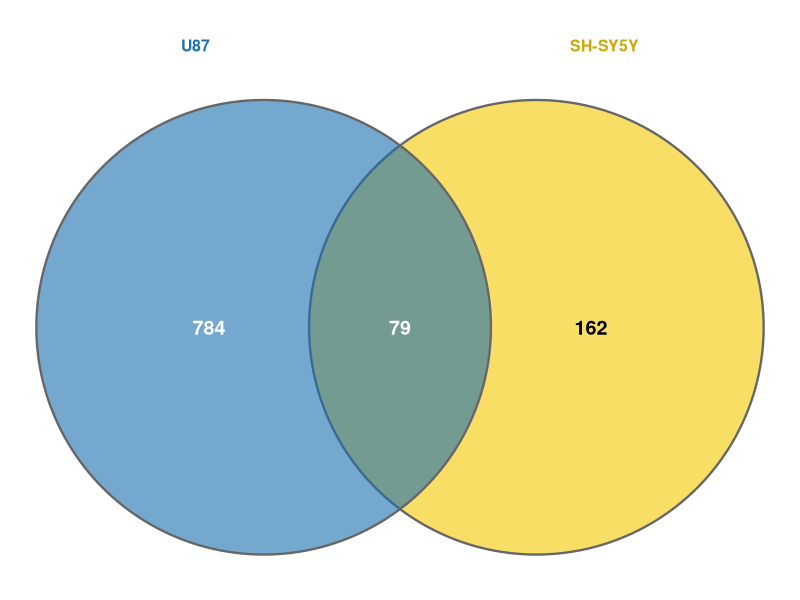

Generate this figure with R:
library(ggplot2)
library(ggforce)

setwd("D:/")

venn_data <- data.frame(
  x = c(-0.3, 0.3),
  y = c(0, 0),
  r = c(0.5, 0.5),
  label = c("U87", "SH-SY5Y")
)

p <- ggplot() +
  geom_circle(data=venn_data,
              aes(x0=x, y0=y, r=r, fill=label),
              alpha=0.6, color="grey40", linewidth=0.8) +
  scale_fill_manual(values=c("U87"="#1a6faf", "SH-SY5Y"="#f5c800")) +
  annotate("text", x=-0.42, y=0, label="784", size=5, fontface="bold", color="white") +
  annotate("text", x=0, y=0, label="79", size=5, fontface="bold", color="white") +
  annotate("text", x=0.42, y=0, label="162", size=5, fontface="bold", color="black") +
  annotate("text", x=-0.45, y=0.62, label="U87", size=4, fontface="bold", color="#1a6faf") +
  annotate("text", x=0.45, y=0.62, label="SH-SY5Y", size=4, fontface="bold", color="#c9a800") +
  coord_fixed() +
  theme_void() +
  theme(legend.position="none",
        plot.background=element_rect(fill="white", color=NA))

ggsave("Venn_splicing.tiff", plot=p, width=10, height=8, units="cm", dpi=300)
